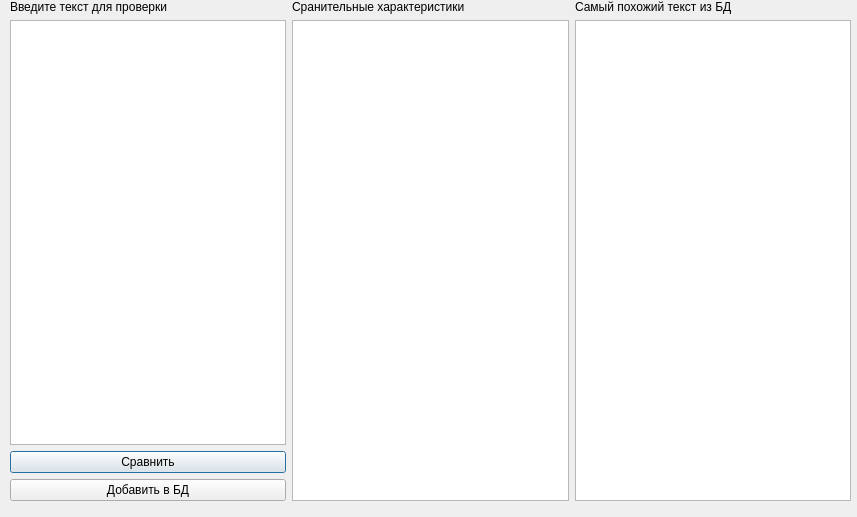
<?xml version="1.0" encoding="UTF-8"?>
<ui version="4.0">
 <class>Dialog</class>
 <widget class="QDialog" name="Dialog">
  <property name="geometry">
   <rect>
    <x>0</x>
    <y>0</y>
    <width>857</width>
    <height>517</height>
   </rect>
  </property>
  <property name="windowTitle">
   <string>Антиплагиат-текст</string>
  </property>
  <widget class="QWidget" name="horizontalLayoutWidget">
   <property name="geometry">
    <rect>
     <x>10</x>
     <y>0</y>
     <width>841</width>
     <height>501</height>
    </rect>
   </property>
   <layout class="QHBoxLayout" name="horizontalLayout">
    <item>
     <layout class="QVBoxLayout" name="verticalLayout">
      <item>
       <widget class="QLabel" name="label">
        <property name="text">
         <string>Введите текст для проверки</string>
        </property>
       </widget>
      </item>
      <item>
       <widget class="QTextEdit" name="textEditIn"/>
      </item>
      <item>
       <widget class="QPushButton" name="pushButtonCompare">
        <property name="text">
         <string>Сравнить</string>
        </property>
       </widget>
      </item>
      <item>
       <widget class="QPushButton" name="pushButtonAdd">
        <property name="text">
         <string>Добавить в БД</string>
        </property>
       </widget>
      </item>
     </layout>
    </item>
    <item>
     <layout class="QVBoxLayout" name="verticalLayout_3">
      <item>
       <widget class="QLabel" name="label_3">
        <property name="text">
         <string>Сранительные характеристики</string>
        </property>
       </widget>
      </item>
      <item>
       <widget class="QTextEdit" name="textEditResInfo">
        <property name="readOnly">
         <bool>true</bool>
        </property>
       </widget>
      </item>
     </layout>
    </item>
    <item>
     <layout class="QVBoxLayout" name="verticalLayout_2">
      <item>
       <widget class="QLabel" name="label_2">
        <property name="text">
         <string>Самый похожий текст из БД</string>
        </property>
       </widget>
      </item>
      <item>
       <widget class="QTextEdit" name="textEditOut">
        <property name="readOnly">
         <bool>true</bool>
        </property>
       </widget>
      </item>
     </layout>
    </item>
   </layout>
  </widget>
 </widget>
 <resources/>
 <connections/>
</ui>
